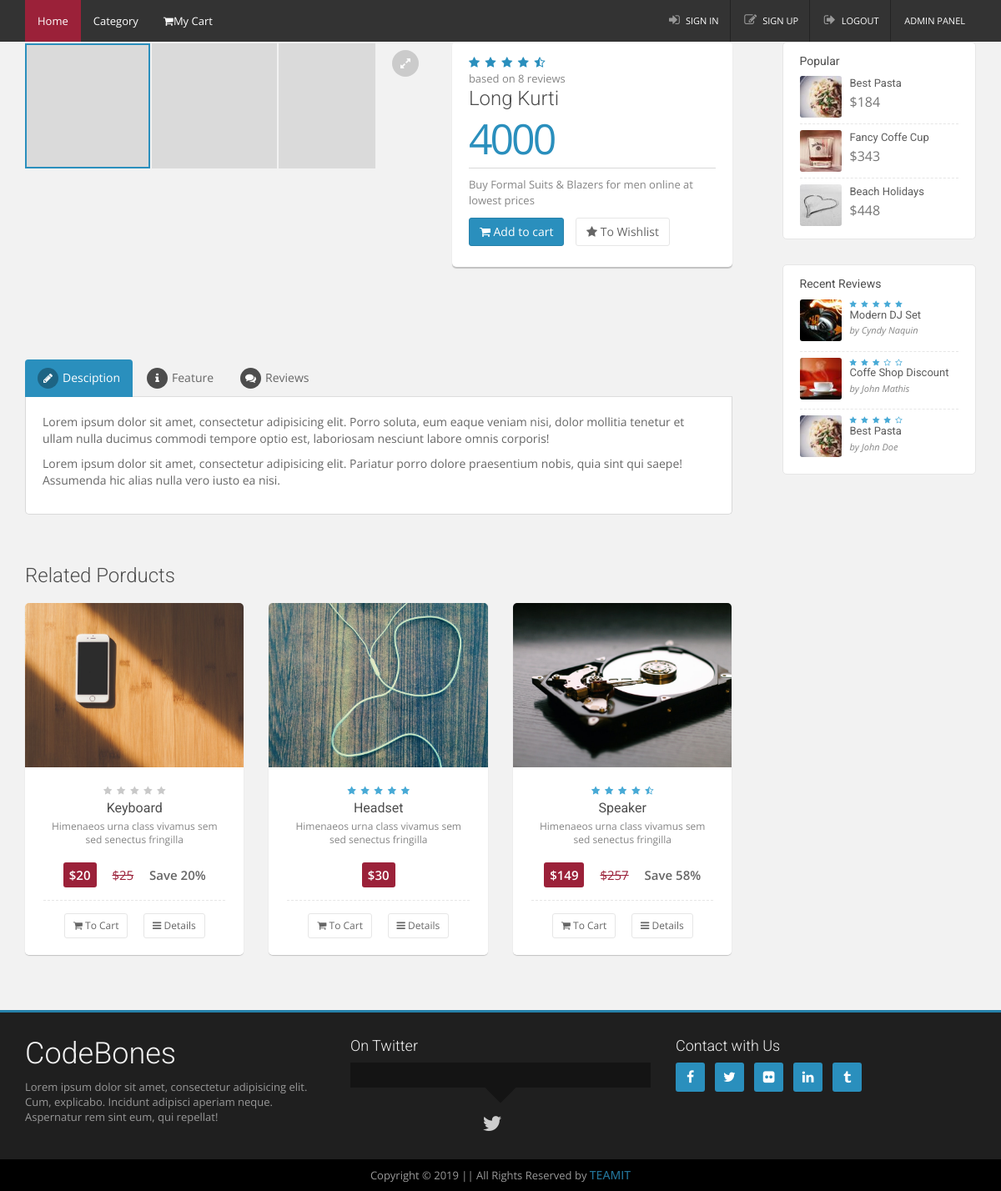
The page /views/product/details.php?Id=1 (signed in) on the database its author committed.
### tables this page shows
CREATE TABLE `product` (
  `Id` int(11) NOT NULL,
  `Name` varchar(30) NOT NULL,
  `Buying_Price` float NOT NULL,
  `Selling_Price` float NOT NULL,
  `Quantity` int(11) NOT NULL,
  `Status` varchar(50) NOT NULL,
  `Description` varchar(500) NOT NULL,
  `Sub_Category_Id` int(11) NOT NULL,
  `img_path` varchar(1000) DEFAULT NULL,
  `Date_Time` datetime NOT NULL
);

### views/product/details.php (the view, shortened to what the rows shown need)
<?php
    include CON_FRONT.'userController.php';
    $product = details();
?>
<body>
        <?php include "../layout/headerIndex.php"?>
        <div class="container">
            <div class="row">
                <div class="col-md-9">
                    <div class="row">
                        <?php foreach($product as $p)
                    { ?>
                        <div class="col-md-5">
                            <div class="product-info box">
                                <ul class="icon-group icon-list-rating text-color" title="4.5/5 rating">
                                    <li><i class="fa fa-star"></i>
                                    </li>
                                    <li><i class="fa fa-star"></i>
                                    </li>
                                    <li><i class="fa fa-star"></i>
                                    </li>
                                    <li><i class="fa fa-star"></i>
                                    </li>
                                    <li><i class="fa fa-star-half-empty"></i>
                                    </li>
                                </ul>
                                <small><a href="#" class="text-muted">based on 8 reviews</a></small>
                                <h3><?= $product[0]->Name ?></h3>
                                <p class="product-info-price"><?= $product[0]->Selling_Price ?></p>
                                <p class="text-smaller text-muted"><?= $product[0]->Description ?></p>
                                <ul class="list-inline">
                                    <li><button class="btn btn-primary" onclick=addToCart(<?= $p->Id ?>,1);><i class="fa fa-shopping-cart"></i> Add to cart</button>
                                    </li>
                                    <li><a href="wishlist.html" class="btn"><i class="fa fa-star"></i> To Wishlist</a>
                                    </li>
                                </ul>
                            </div>
                        </div>
                    <?php } ?>
                    </div>
                </div>
            </div>
        </div>
<?php include "../layout/footer.php"?>

### rows shown on the page
product: Name "Long Kurti", Selling_Price "4000", Description "Buy Formal Suits & Blazers for men online at lowest prices"
